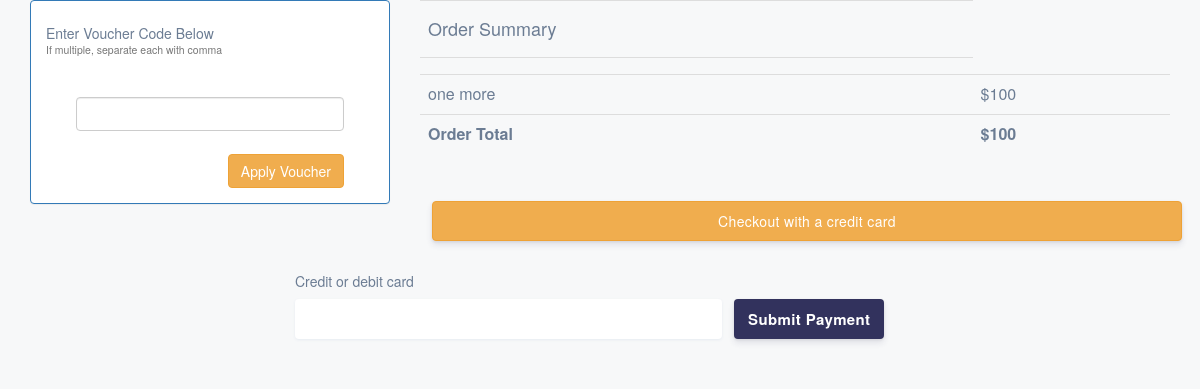
Page /cart/checkout/ (signed in) on the committed database.
### shopping_cart/models.py (models this page shows, shortened)
class OrderItem(models.Model):
    product = models.OneToOneField(Product, on_delete=models.SET_NULL, null=True)
    is_ordered = models.BooleanField(default=False)
    date_added = models.DateTimeField(auto_now=True)
    date_ordered = models.DateTimeField(null=True)
    def __str__(self):
        return self.product.name

class Order(models.Model):
    ref_code = models.CharField(max_length=15)
    owner = models.ForeignKey(Profile, on_delete=models.SET_NULL, null=True)
    is_ordered = models.BooleanField(default=False)
    items = models.ManyToManyField(OrderItem)
    date_ordered = models.DateTimeField(auto_now=True)
    def get_cart_items(self):
        return self.items.all()
    def get_cart_total(self):
        return sum([item.product.price for item in self.items.all()])

### products/models.py (models this page shows, shortened)
class Product(models.Model):
    name = models.CharField(max_length=120)
    price = models.IntegerField()

### shopping_cart/views.py (the view, shortened to what this page needs)
@login_required()
def checkout(request):
    existing_order = get_user_pending_order(request)
    publishKey = settings.STRIPE_PUBLISHABLE_KEY
    context = {
        'order': existing_order,
        'STRIPE_PUBLISHABLE_KEY': publishKey
    }
    return render(request, 'shopping_cart/checkout.html', context)

### shopping_cart/views.py (called while the page is built)
def get_user_pending_order(request):
    user_profile = get_object_or_404(Profile, user=request.user)
    order = Order.objects.filter(owner=user_profile, is_ordered=False)
    if order.exists():
        return order[0]
    return 0

### shopping_cart/templates/shopping_cart/checkout.html (shortened to what this page needs)
{% load static %}
<!DOCTYPE html>
<html lang="en">
<head>
    <link href="https://maxcdn.bootstrapcdn.com/bootstrap/3.3.7/css/bootstrap.min.css" type="text/css" rel="stylesheet">
    <link rel="stylesheet" type="text/css" href="{% static 'css/checkout.css' %}">
</head>
<body>
    <div class="container">
    <section>
      <div class="row" id="tablerow">
      <div class="col-md-4 col-xs-12">
        <div class="panel panel-primary">
          <div class="panel-body">
            <h5>Enter Voucher Code Below<br><small>If multiple, separate each with comma</small></h5>
            <div>
              <form action="." method="post">
                <input type="text"  name="voucher_codes" class="form-control" id="voucher_code" required>
                <br>
                <span>
                  <input type="submit" class="btn btn-warning pull-right" value="Apply Voucher">
                </span>
              </form>
            </div>
          </div>
        </div>
      </div>
      <div class="col-md-8 col-xs-12">
        <table class="table">
          <tr>
            <td><h4>Order Summary</h4></td>
          </tr>
          <tr>
            <td>
              {% for item in order.get_cart_items %}
                <tr>
                  <td>{{ item }}</td>
                  <td>${{ item.product.price }}</td>
                </tr>
              {% endfor %}
            </td>
          </tr>
          <tr>
            <td><strong>Order Total</strong> </td>
            <td> <strong>${{ order.get_cart_total }}</strong></td>
          </tr>
        </table>
        <button onclick="toggleDisplay();" class="btn btn-warning" style="width: 100%;">Checkout with a credit card</button>
      </div>
     </div>
    </section>
<div id="collapseStripe" class="wrapper">
  <form action="." method="post" id="payment-form">
    <div class="form-row">
      <label for="card-element">
        Credit or debit card
      </label>
      <div id="card-element" class="StripeElement StripeElement--empty"><div class="__PrivateStripeElement" style="margin: 0px !important; padding: 0px !important; border: none !important; display: block !important; background: transparent !important; position: relative !important; opacity: 1 !important;"><iframe frameborder="0" allowtransparency="true" scrolling="no" name="__privateStripeFrame3" allowpaymentrequest="true" src="https://js.stripe.com/v3/elements-inner-card-8a434729e4eb82355db4882974049278.html#style[base][color]=%2332325d&amp;style[base][lineHeight]=18px&amp;style[base][fontFamily]=%22Helvetica+Neue%22%2C+Helvetica%2C+sans-serif&amp;style[base][fontSmoothing]=antialiased&amp;style[base][fontSize]=16px&amp;style[base][::placeholder][color]=%23aab7c4&amp;style[invalid][color]=%23fa755a&amp;style[invalid][iconColor]=%23fa755a&amp;componentName=card&amp;wait=false&amp;rtl=false&amp;features[noop]=false&amp;origin=https%3A%2F%2Fstripe.com&amp;referrer=https%3A%2F%2Fstripe.com%2Fdocs%2Fstripe-js%2Felements%2Fquickstart&amp;controllerId=__privateStripeController0" title="Secure payment input frame" style="border: none !important; margin: 0px !important; padding: 0px !important; width: 1px !important; min-width: 100% !important; overflow: hidden !important; display: block !important; height: 18px;"></div></div>
      <div id="card-errors" role="alert"></div>
    </div>
    <button>Submit Payment</button>
  </form>
  </div>
</div>
</body>
</html>

### static/css/checkout.css (style rules this page uses)
body, html { height: 100%; background-color: #f7f8f9; color: #6b7c93; }
*, label { font-family: "Helvetica Neue", Helvetica, sans-serif; font-size: 16px; font-variant: normal; padding: 0; margin: 0; -webkit-font-smoothing: antialiased; }
button { border: none; border-radius: 4px; outline: none; text-decoration: none; color: #fff; background: #32325d; white-space: nowrap; display: inline-block; height: 40px; line-height: 40px; padding: 0 14px; box-shadow: 0 4px 6px rgba(50, 50, 93, .11), 0 1px 3px rgba(0, 0, 0, .08); border-radius: 4px; font-size: 15px; font-weight: 600; letter-spacing: 0.025em; text-decoration: none; -webkit-transition: all 150ms ease; transition: all 150ms ease; float: left; margin-left: 12px; margin-top: 28px; }
form { padding: 30px; height: 120px; }
label { font-weight: 500; font-size: 14px; display: block; margin-bottom: 8px; }
#card-errors { height: 20px; padding: 4px 0; color: #fa755a; }
.form-row { width: 70%; float: left; }
.wrapper { width: 670px; margin: 0 auto; height: 100%; }
.StripeElement { background-color: white; height: 40px; padding: 10px 12px; border-radius: 4px; border: 1px solid transparent; box-shadow: 0 1px 3px 0 #e6ebf1; -webkit-transition: box-shadow 150ms ease; transition: box-shadow 150ms ease; }

### rows in the picture
OrderItem: product.name "one more", product.price "100"
Order: get_cart_total "100"
